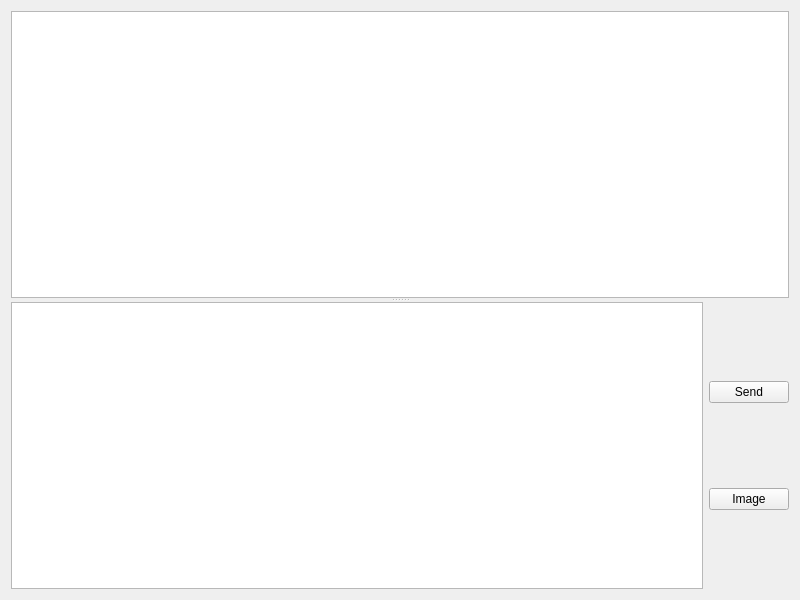
<?xml version="1.0" encoding="UTF-8"?>
<ui version="4.0">
 <class>TcpMsgClient</class>
 <widget class="QWidget" name="TcpMsgClient">
  <property name="geometry">
   <rect>
    <x>0</x>
    <y>0</y>
    <width>800</width>
    <height>600</height>
   </rect>
  </property>
  <property name="windowTitle">
   <string>TcpMsgClient</string>
  </property>
  <layout class="QVBoxLayout" name="verticalLayout_2">
   <item>
    <widget class="QSplitter" name="splitter">
     <property name="orientation">
      <enum>Qt::Vertical</enum>
     </property>
     <widget class="QTextEdit" name="textEdit_browser"/>
     <widget class="QWidget" name="layoutWidget">
      <layout class="QHBoxLayout" name="horizontalLayout">
       <item>
        <widget class="QTextEdit" name="textEdit_text"/>
       </item>
       <item>
        <layout class="QVBoxLayout" name="verticalLayout">
         <item>
          <widget class="QPushButton" name="btn_send">
           <property name="text">
            <string>Send</string>
           </property>
          </widget>
         </item>
         <item>
          <widget class="QPushButton" name="btn_image">
           <property name="text">
            <string>Image</string>
           </property>
          </widget>
         </item>
        </layout>
       </item>
      </layout>
     </widget>
    </widget>
   </item>
  </layout>
 </widget>
 <resources/>
 <connections/>
</ui>
